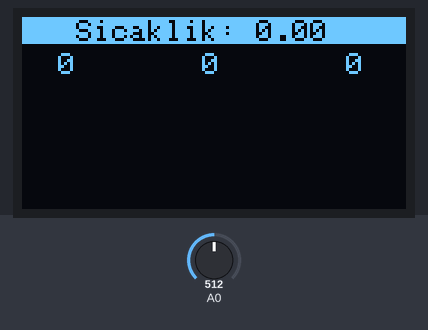
Recording of a sketch running on a simulated Arduino Uno, built with avr-gcc and run on an emulated ATmega328P. Parts: 128×64 one-colour display. Inputs (shaded band) come from the test bench; at power-on: A0 = 512.

Above: at 0.1 s.
At 59.5 s:
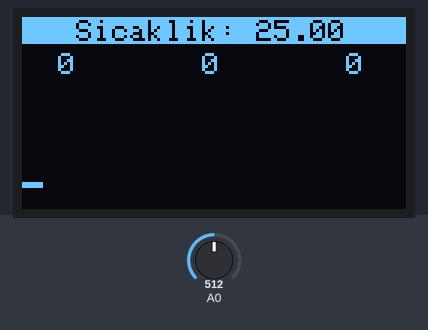
At 128.0 s:
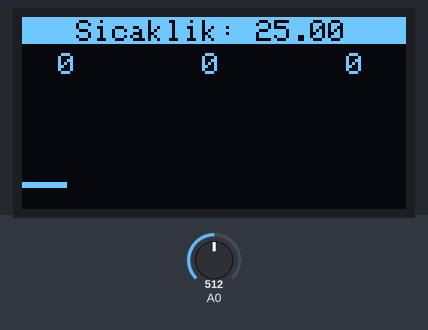

The sketch:

derece.ino
```cpp
#include <math.h>
#include <Adafruit_SSD1306.h>

Adafruit_SSD1306 ekran(128, 64, &Wire, -1);

double son;

double temps[16];
int scr[128];

int temps_i;
int scr_i;

void setup() {
  temps_i = 0;
  scr_i = 0;
  son = 0;

  for (int i = 0; i < 16; i++) {
    temps[i] = 0;
  }

  for (int i = 0; i < 128; i++) {
    scr[i] = 0;
  }

  ekran.begin(SSD1306_SWITCHCAPVCC, 0x3C);
}

void loop() {
  int deger = analogRead(A0);

  double temp;
  temp = log(((10240000 / deger) - 10000));
  temp = 1 / (0.001129148 + (0.000234125 + (0.0000000876741 * temp * temp)) * temp);
  temp = temp - 273.15;

  temps[temps_i] = temp;
  temps_i = temps_i + 1;

  if (temps_i >= 16) {
    temps_i = 0;

    double avg = 0;

    for (int i = 0; i < 16; i++) {
      avg = avg + temps[i];
    }

    son = avg / 16;
    scr[scr_i] = son * 4;

    scr_i = scr_i + 1;

    if (scr_i >= 128) {
      for (int i = 1; i < 128; i++) {
        scr[i - 1] = scr[i];
      }
      scr_i = 127;
    }
  }

  ekran.clearDisplay();
  ekran.fillRect(0, 0, 128, 9, WHITE);
  ekran.setTextColor(BLACK);
  ekran.setTextSize(1);
  ekran.setCursor(18, 1);
  ekran.print("Sicaklik: ");
  ekran.print(son);

  ekran.setTextColor(WHITE);
  ekran.setCursor(16-4, 12);
  ekran.print(int(scr[16]/4));
  ekran.setCursor(64-4, 12);
  ekran.print(int(scr[64]/4));
  ekran.setCursor(112-4, 12);
  ekran.print(int(scr[112])/4);

  for (int i = 0; i < 128; i++) {
    ekran.drawLine(i, (64 - int(scr[i]) + 90)+1, i, (64 - int(scr[i]) + 90), WHITE);
  }

  ekran.display();
  delay(500);
}
```
